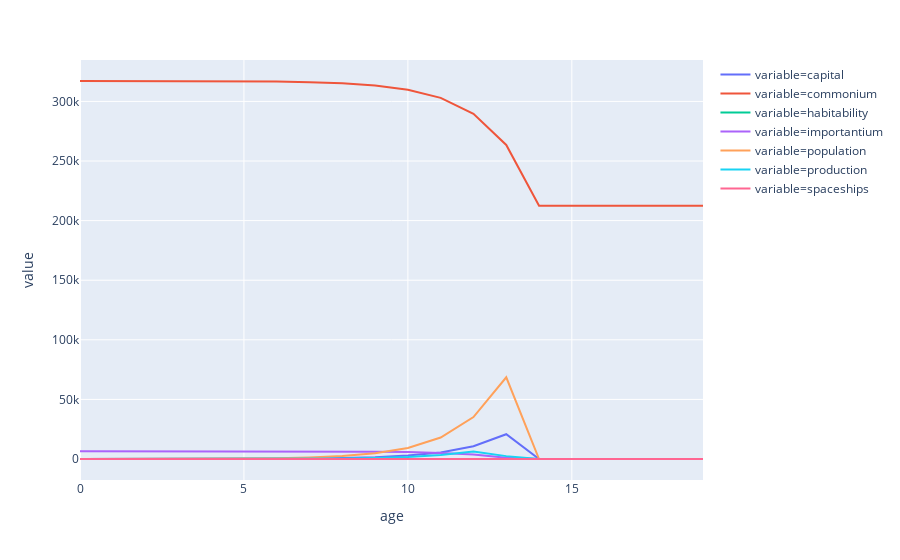

The notebook cell saved with this chart:
### Markdown cell above
Rather beautiful, if somewhat simple. Let's take a closer look at Terra and visualize the history of the 20 first generations.

### Code cell
terra = universum.get_planet_by_name("Terra")

n_to_run = 20
stats_all = []

for i in range(n_to_run):
    stats_all.append(terra.get_status())
    terra.run_step()
    
stats = pd.DataFrame(stats_all)

fig = px.line(stats.melt(id_vars = 'age'), x = 'age', y = 'value', color = 'variable')
fig.show()

### Figure 1 — Plotly figure (JSON) as saved in the notebook; plotly's stock layout.template omitted (floating-point values rounded to 4 significant figures)
{"data": [{"hoverlabel": {"namelength": 0}, "hovertemplate": "variable=capital<br>age=%{x}<br>value=%{y}", "legendgroup": "variable=capital", "line": {"color": "#636efa", "dash": "solid"}, "mode": "lines", "name": "variable=capital", "showlegend": true, "type": "scatter", "x": [0, 1, 2, 3, 4, 5, 6, 7, 8, 9, 10, 11, 12, 13, 14, 15, 16, 17, 18, 19], "xaxis": "x", "y": [10, 14.33, 22.3, 37.05, 64.61, 116.7, 215.8, 405.9, 772.3, 1481.0, 2855.0, 5523.0, 10710.0, 20800.0, 0, 0, 0, 0, 0, 0], "yaxis": "y"}, {"hoverlabel": {"namelength": 0}, "hovertemplate": "variable=commonium<br>age=%{x}<br>value=%{y}", "legendgroup": "variable=commonium", "line": {"color": "#EF553B", "dash": "solid"}, "mode": "lines", "name": "variable=commonium", "showlegend": true, "type": "scatter", "x": [0, 1, 2, 3, 4, 5, 6, 7, 8, 9, 10, 11, 12, 13, 14, 15, 16, 17, 18, 19], "xaxis": "x", "y": [317145, 317135, 317100.0, 317100.0, 317000.0, 316900.0, 316600.0, 316200.0, 315200.0, 313400.0, 309900.0, 303000.0, 289600.0, 263500.0, 212600.0, 212600.0, 212600.0, 212600.0, 212600.0, 212600.0], "yaxis": "y"}, {"hoverlabel": {"namelength": 0}, "hovertemplate": "variable=habitability<br>age=%{x}<br>value=%{y}", "legendgroup": "variable=habitability", "line": {"color": "#00cc96", "dash": "solid"}, "mode": "lines", "name": "variable=habitability", "showlegend": true, "type": "scatter", "x": [0, 1, 2, 3, 4, 5, 6, 7, 8, 9, 10, 11, 12, 13, 14, 15, 16, 17, 18, 19], "xaxis": "x", "y": [100, 100, 100, 100, 100, 100, 100, 100, 100, 100, 100, 100, 100, 100, 100, 100, 100, 100, 100, 100], "yaxis": "y"}, {"hoverlabel": {"namelength": 0}, "hovertemplate": "variable=importantium<br>age=%{x}<br>value=%{y}", "legendgroup": "variable=importantium", "line": {"color": "#ab63fa", "dash": "solid"}, "mode": "lines", "name": "variable=importantium", "showlegend": true, "type": "scatter", "x": [0, 1, 2, 3, 4, 5, 6, 7, 8, 9, 10, 11, 12, 13, 14, 15, 16, 17, 18, 19], "xaxis": "x", "y": [6510, 6509, 6507.0, 6504.0, 6497.0, 6484.0, 6459.0, 6411.0, 6317.0, 6135.0, 5781.0, 5093.0, 3752.0, 1141.0, 0, 0, 0, 0, 0, 0], "yaxis": "y"}, {"hoverlabel": {"namelength": 0}, "hovertemplate": "variable=population<br>age=%{x}<br>value=%{y}", "legendgroup": "variable=population", "line": {"color": "#FFA15A", "dash": "solid"}, "mode": "lines", "name": "variable=population", "showlegend": true, "type": "scatter", "x": [0, 1, 2, 3, 4, 5, 6, 7, 8, 9, 10, 11, 12, 13, 14, 15, 16, 17, 18, 19], "xaxis": "x", "y": [10, 20.4, 41.13, 82.13, 162.8, 321.2, 631.2, 1237.0, 2420.0, 4729.0, 9234.0, 18020.0, 35150.0, 68540.0, 0, 0, 0, 0, 0, 0], "yaxis": "y"}, {"hoverlabel": {"namelength": 0}, "hovertemplate": "variable=production<br>age=%{x}<br>value=%{y}", "legendgroup": "variable=production", "line": {"color": "#19d3f3", "dash": "solid"}, "mode": "lines", "name": "variable=production", "showlegend": true, "type": "scatter", "x": [0, 1, 2, 3, 4, 5, 6, 7, 8, 9, 10, 11, 12, 13, 14, 15, 16, 17, 18, 19], "xaxis": "x", "y": [10, 5.92, 10.45, 18.87, 34.74, 65.0, 123.1, 235.2, 452.2, 873.2, 1691.0, 3282.0, 6378.0, 2406.0, 0, 0, 0, 0, 0, 0], "yaxis": "y"}, {"hoverlabel": {"namelength": 0}, "hovertemplate": "variable=spaceships<br>age=%{x}<br>value=%{y}", "legendgroup": "variable=spaceships", "line": {"color": "#FF6692", "dash": "solid"}, "mode": "lines", "name": "variable=spaceships", "showlegend": true, "type": "scatter", "x": [0, 1, 2, 3, 4, 5, 6, 7, 8, 9, 10, 11, 12, 13, 14, 15, 16, 17, 18, 19], "xaxis": "x", "y": [0, 0, 0, 0, 0, 0, 0, 0, 0, 0, 0, 0, 0, 1, 1, 1, 1, 1, 1, 1], "yaxis": "y"}], "layout": {"legend": {"tracegroupgap": 0}, "margin": {"t": 60}, "xaxis": {"anchor": "y", "domain": [0, 1], "title": {"text": "age"}}, "yaxis": {"anchor": "x", "domain": [0, 1], "title": {"text": "value"}}}}
